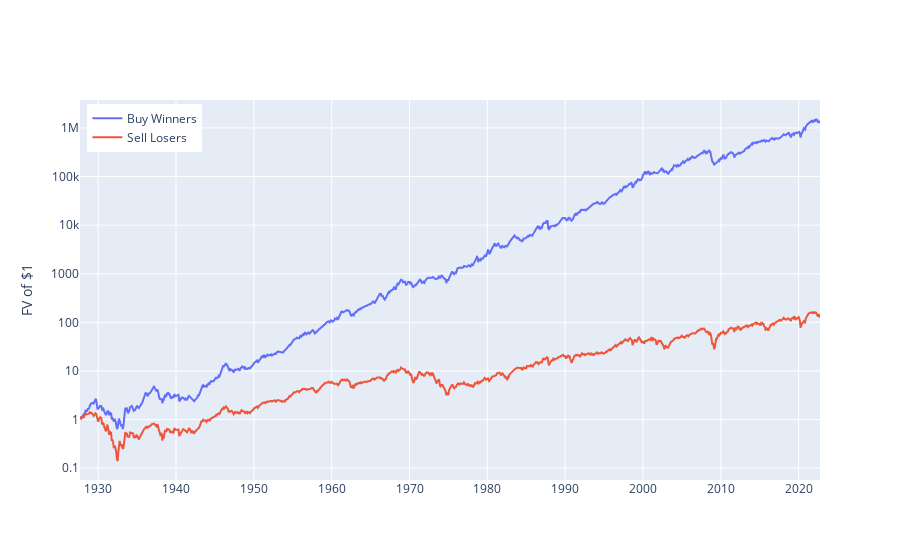

The code cell stored with this chart in its notebook:
### Code cell
# Plot cumulative returns - nicer formatting
string =  "Strategy: Buy Past Winners<br>"
string += "Date: %{x}<br>"
string += "FV of $1: $%{y:,.2f}<br>"
string += "<extra></extra>"
trace_hi  = go.Scatter(x=rets.index, y=(1+rets.hi).cumprod(), mode="lines", name='Buy Winners', hovertemplate=string)
string =  "Strategy: Buy Past Losers<br>"
string += "Date: %{x}<br>"
string += "FV of $1: $%{y:,.2f}<br>"
string += "<extra></extra>"
trace_lo= go.Scatter(x=rets.index, y=(1+rets.lo).cumprod(), mode="lines", name='Sell Losers',hovertemplate=string)
fig = go.Figure()
fig.add_trace(trace_hi)
fig.add_trace(trace_lo)
fig.update_yaxes(type="log", title="FV of $1")
fig.update_layout(legend=dict(yanchor="top", y =0.99, xanchor="left", x=0.01))
fig.show()

### Figure 1 — Plotly figure (JSON) as saved in the notebook; plotly's stock layout.template omitted (floating-point values rounded to 4 significant figures; data arrays with more than 128 entries replaced by an {"elided": "..."} marker saying what was removed)
{"data": [{"hovertemplate": "Strategy: Buy Past Winners<br>Date: %{x}<br>FV of $1: $%{y:,.2f}<br><extra></extra>", "mode": "lines", "name": "Buy Winners", "type": "scatter", "x": {"elided": "1142 str values"}, "y": {"elided": "1142 float values"}}, {"hovertemplate": "Strategy: Buy Past Losers<br>Date: %{x}<br>FV of $1: $%{y:,.2f}<br><extra></extra>", "mode": "lines", "name": "Sell Losers", "type": "scatter", "x": {"elided": "1142 str values"}, "y": {"elided": "1142 float values"}}], "layout": {"legend": {"x": 0.01, "xanchor": "left", "y": 0.99, "yanchor": "top"}, "yaxis": {"title": {"text": "FV of $1"}, "type": "log"}}}
